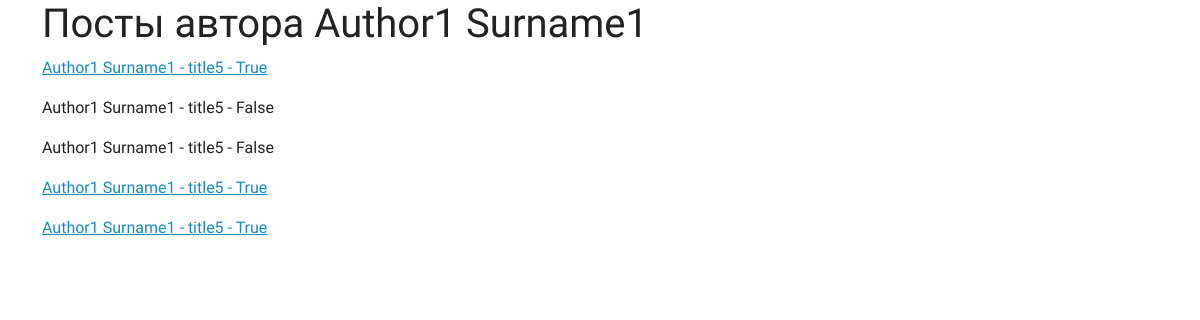
Before: /articles/1 with the older database file.
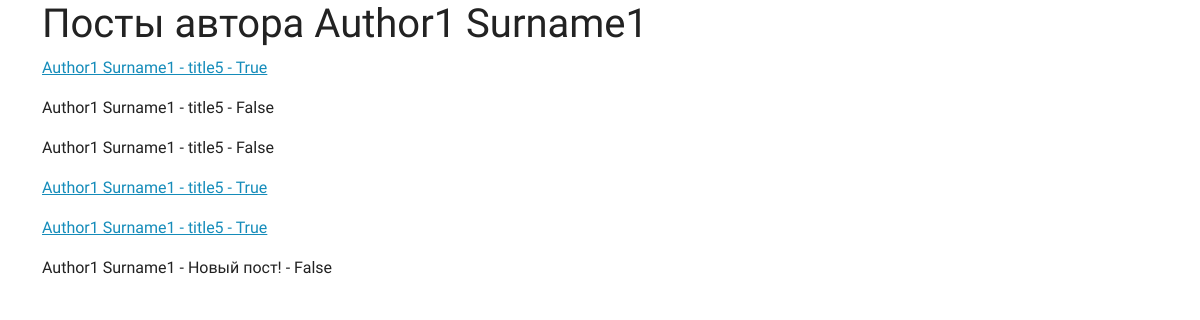
After: the same page with the newer database file.
### seminar_app/models.py (models this page shows, shortened)
class Post(models.Model):
    title = models.CharField(max_length=200,
                             verbose_name='Заголовок')
    post = models.TextField(max_length=1000,
                            verbose_name='Статья')
    publish_date = models.DateField(auto_now_add=True,
                                    verbose_name='Дата публикации')
    author = models.ForeignKey(Author, on_delete=models.CASCADE,
                               verbose_name='Автор')
    category = models.ForeignKey(Category, on_delete=models.DO_NOTHING,
                                 verbose_name='Категория')
    views = models.IntegerField(default=0,
                                verbose_name='Просмотры')
    publish = models.BooleanField(default=False,
                                  verbose_name='Опубликовано?')
    objects = Manager()
    def __str__(self):
        return f'{self.author} - {self.title} - {self.publish}'

class Author(models.Model):
    first_name = models.CharField(max_length=100,
                                  verbose_name='Имя')
    last_name = models.CharField(max_length=100,
                                 verbose_name='Фамилия')
    email = models.EmailField(verbose_name='Email')
    bio = models.TextField(verbose_name='Биография')
    dob = models.DateField(verbose_name='Дата рождения')
    rating = models.DecimalField(default=5,
                                 verbose_name='Рейтинг',
                                 max_digits=5,
                                 decimal_places=2)
    objects = Manager()
    def __str__(self):
        return f'{self.first_name} {self.last_name}'

### seminar_app/views.py (the view)
# urls.py: path('articles/<int:pk>', views.AllArticlesView.as_view(), name='articles'),
class AllArticlesView(TemplateView):
    template_name = 'seminar_app/articles.html'
    def get_context_data(self, **kwargs):
        context = super().get_context_data(**kwargs)
        author = Author.objects.get(pk=self.kwargs['pk'])
        posts = Post.objects.filter(author=author).all()
        context['posts'] = posts
        context['title'] = f'Посты автора {author}'
        return context

### seminar_app/templates/seminar_app/articles.html (shortened to what this page needs)
{% extends 'seminar_app/base.html' %}
{% block content %}
    <h1>{{ title }}</h1>
    {% for post in posts %}
        {% if post.publish %}
            <a href="{% url 'seminar_app:article_page' post.pk %}"><p>{{ post }}</p></a>
        {% else %}
            <p>{{ post }}</p>
        {% endif %}
    {% endfor %}
{% endblock %}

Changed rows visible on the page:
added Post: author+title+publish "Author1 Surname1 - Новый пост! - False"
